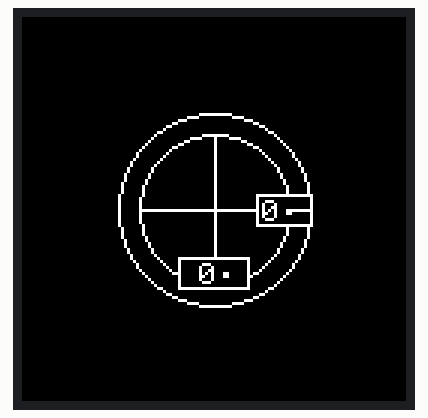
Simulated run of this sketch. Board: Arduino Uno, built with avr-gcc and run on an emulated ATmega328P. Parts: 128×128 colour display.

Above: at 0.2 s.
At 4.8 s:
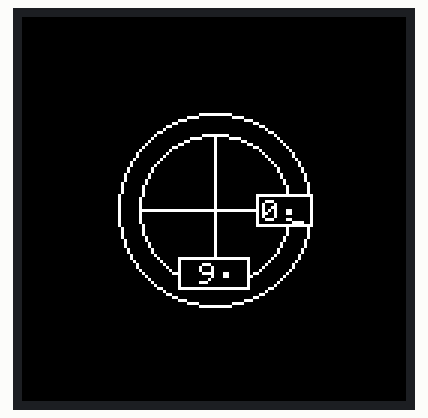
At 9.8 s:
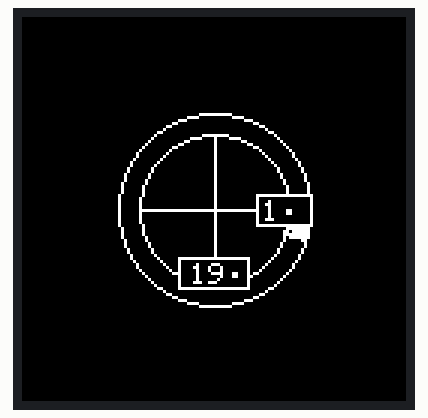
At 19.5 s:
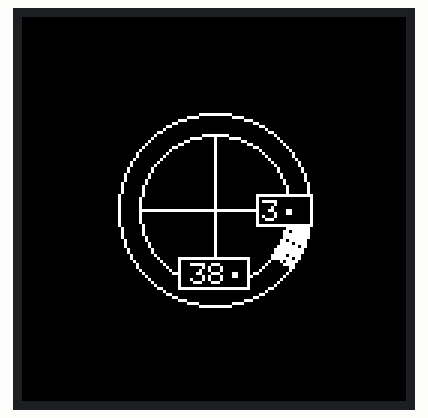
At 29.1 s:
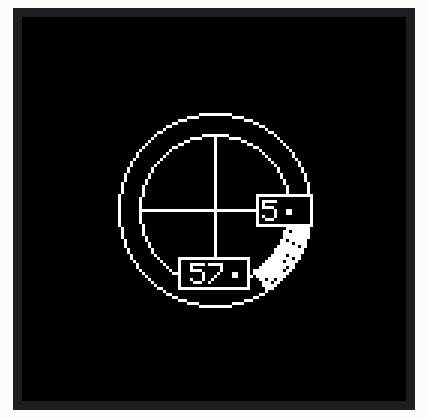
At 39.2 s:
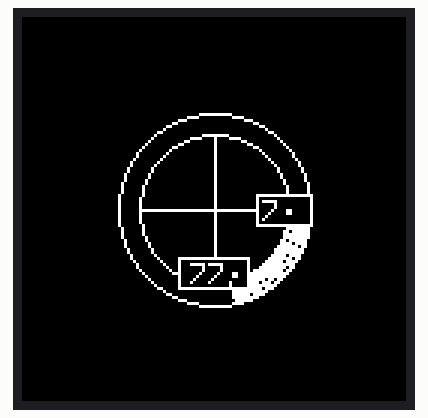

Measured:
- what the display in image 1 shows lasts 0.5 s, from 4.7 s to 5.2 s

The sketch:

Collimator.ino
```cpp
/***************************************************

Графический тест

Эта библиотека предназначена для работы с TFT-дисплеями (с SPI-интерфейсом) от Adafruit. Библиотека поддерживает следующие устройства:

* 1,8-дюймовую TFT-плату с SD-картой:
  https://www.adafruit.com/products/358
* 1,8-дюймовый TFT-модуль:
  https://www.adafruit.com/product/802
* 1,44-дюймовую TFT-плату:
  https://www.adafruit.com/product/2088
* «Голый» 1,8-дюймовый TFT-дисплей (без плат и модулей):
  https://www.adafruit.com/products/618

Руководства и схемы подключения ищите по ссылкам выше. Этим дисплеям
для коммуникации требуется SPI-интерфейс с 4 или 5 контактами (контакт
RST опционален).

Adafruit инвестировала время и ресурсы, создавая эту библиотеку с
открытым кодом. Пожалуйста, поддержите Adafruit и оборудование с
открытым кодом, покупая продукты Adafruit!

Библиотека написана Лимор Фрид (Limor Fried, Ladyada) для Adafruit
Industries. Весь текст выше должен быть включен при любом повторном
распространении.

****************************************************/

#include <Adafruit_GFX.h>    // подключаем графическую библиотеку
#include <Adafruit_ST7735.h> // подключаем библиотеку для управления дисплеем
#include <SPI.h>


// для TFT-платы можно использовать 2-3 контакта;
// эти контакты будут работать и для 1,8-дюймового TFT-модуля:
#define TFT_CS     10
#define TFT_RST    7  // этот контакт можно подключить к RESET-
                      // контакту Arduino, но тогда вместе «9»
                      // надо указать «0».
#define TFT_DC     5

// Вариант 1 (рекомендуемый): используются аппаратные SPI-контакты
// (на UNO: SCLK – это 13-ый контакт, а MOSI – это 11-ый контакт),
// а 10-ый контакт должен быть выходным. Этот способ быстрее, и его
// необходимо использовать, если вы работаете с картой microSD
// (подробнее смотрите в примере, где рисуется изображение):
Adafruit_ST7735 tft = Adafruit_ST7735(TFT_CS,  TFT_DC, TFT_RST);

// Вариант 2: можно использовать любые контакты,
// но процесс будет идти медленней!
#define TFT_SCLK 13   // здесь можно задать любой контакт
#define TFT_MOSI 11   // здесь можно задать любой контакт
//Adafruit_ST7735 tft = Adafruit_ST7735(TFT_CS, TFT_DC, TFT_MOSI, TFT_SCLK, TFT_RST);

String utf8rus(String source)
{
  int i,k;
  String target;
  unsigned char n;
  char m[2] = { '0', '\0' };

  k = source.length(); i = 0;

  while (i < k) {
    n = source[i]; i++;

    if (n >= 0xC0) {
      switch (n) {
        case 0xD0: {
          n = source[i]; i++;
          if (n == 0x81) { n = 0xA8; break; }
          if (n >= 0x90 && n <= 0xBF) n = n + 0x30;
          break;
        }
        case 0xD1: {
          n = source[i]; i++;
          if (n == 0x91) { n = 0xB8; break; }
          if (n >= 0x80 && n <= 0x8F) n = n + 0x70;
          break;
        }
      }
    }
    m[0] = n; target = target + String(m);
  }
return target;
}

float p = 3.1415926;
byte azimuth(0);
byte angle(0);
byte tilt(0);

char degree = 0xF8;

void setup(void) {
  // используйте этот инициализатор, если работаете
  // с 1,44-дюймовым TFT-дисплеем (нужно раскомментировать):
  tft.initR(INITR_144GREENTAB);   // инициализируем чипa ST7735S, зеленый ярлычок
  tft.setRotation(90);

  uint16_t time = millis();
  tft.fillScreen(ST7735_BLACK);
  time = millis() - time;

  tft.drawCircle(tft.width()/2, tft.height()/2, 32, ST7735_WHITE);
}

void loop() {

  for(byte i(0); i < 360; i++){
    tft.drawCircle(tft.width()/2, tft.height()/2, 25, ST7735_WHITE);
    tft.drawLine(tft.width()/2, tft.height()/2-25, tft.width()/2, tft.height()/2+25, ST7735_WHITE);
    tft.drawRect(tft.width()/2-12, tft.height()/2 + 16, 24, 11, ST7735_WHITE);

    tft.drawLine(tft.width()/2-25, tft.height()/2, tft.width()/2+14, tft.height()/2, ST7735_WHITE);

    tft.drawRect(tft.width()/2+14,tft.height()/2-5,19, 11, ST7735_WHITE);
    tft.fillRect(tft.width()/2+15, tft.height()/2-4, 17, 9, ST7735_BLACK);
    tft.fillRect(tft.width()/2-11, tft.height()/2 + 17, 22, 9, ST7735_BLACK);

  if (i < 10)
    tft.setCursor(tft.width()/2-5, tft.height()/2 + 18);
  else if (i > 9 && i < 100)
    tft.setCursor(tft.width()/2-8, tft.height()/2 + 18);
  else
    tft.setCursor(tft.width()/2-10, tft.height()/2 + 18);

  tft.print(i);
  tft.print(degree);

  tft.setCursor(tft.width()/2+16, tft.height()/2-3);
  tft.print((int)(i/10));
  tft.print(degree);

  tft.drawLine(tft.width()/2 + 25.0*cos(i*p/180), tft.height()/2 + 25.0*sin(i*p/180), tft.width()/2 + 32.0*cos(i*p/180), tft.height()/2 + 32.0*sin(i*p/180), ST7735_WHITE);

  delay(500);}
  tft.fillScreen(ST7735_BLACK);

}
```

Source omitted: glcdfont.c (data table, 8163 bytes)
